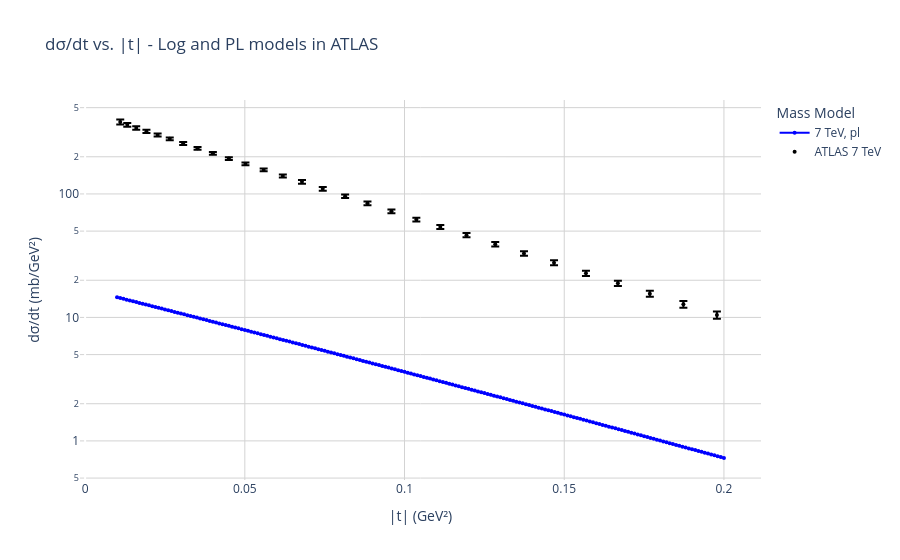

The cell this chart's notebook holds for it:
### Code cell
def add_differential_trace(fig, x, y, label, color='red', mg_model= 'log', legend=True, size = 4, width = 2):
    fig.add_trace(go.Scatter(
        x=x,
        y=y,
        mode='lines+markers',
        line=dict(color=color, width=width),
        marker=dict(size=size),
        name=f'{label}, {mg_model}',
        showlegend=legend,

    ))

def add_data_trace(fig, x, y, y_error, scale=1.0, color='black', size=4,
                           name=None, show_label=True, mode='markers'):
    fig.add_trace(go.Scatter(
        x=x,
        y=y * scale,
        mode=mode,
        marker=dict(color=color, size=size),
        error_y=dict(
            type='data',
            array=y_error * scale,
            visible=True
        ),
        name=name if show_label else None,
        showlegend=show_label
    ))

fig_atlas = go.Figure()


# for pl atlas
add_differential_trace(fig_atlas, dif_sigma_pl_atlas_7_q2, dif_sigma_pl_atlas_7_values,label='7 TeV', color='blue', mg_model='pl')

#data points
add_data_trace(fig_atlas, x_7_atlas, y_7_atlas, yerr_7_atlas, name='ATLAS 7 TeV', show_label=True, mode='markers')

# Atualiza layout
fig_atlas.update_layout(
    title='dσ/dt vs. |t| - Log and PL models in ATLAS',
    xaxis_title='|t| (GeV²)',
    yaxis_title='dσ/dt (mb/GeV²)',
    yaxis_type='log',
    legend_title='Mass Model',
    plot_bgcolor='white',
    hovermode='x unified'
)

fig_atlas.update_xaxes(gridcolor='lightgray')
fig_atlas.update_yaxes(gridcolor='lightgray')

# fig_atlas.show(renderer='browser')

### Figure 1 — Plotly figure (JSON) as saved in the notebook; plotly's stock layout.template omitted (floating-point values rounded to 4 significant figures; data arrays with more than 128 entries replaced by an {"elided": "..."} marker saying what was removed)
{"data": [{"line": {"color": "blue", "width": 2}, "marker": {"size": 4}, "mode": "lines+markers", "name": "7 TeV, pl", "showlegend": true, "type": "scatter", "x": {"elided": "191 float values"}, "y": {"elided": "191 float values"}}, {"error_y": {"array": [17.8, 12.7, 10.7, 9.8, 8.6, 7.8, 7.0, 6.2, 5.6, 5.0, 4.5, 4.1, 4.1, 4.3, 3.9, 3.2, 2.9, 2.6, 2.2, 2.0, 1.8, 1.6, 1.4, 1.3, 1.1, 0.91, 0.85, 0.8, 0.7], "type": "data", "visible": true}, "marker": {"color": "black", "size": 4}, "mode": "markers", "name": "ATLAS 7 TeV", "showlegend": true, "type": "scatter", "x": [0.011, 0.0132, 0.016, 0.0192, 0.0227, 0.0265, 0.0307, 0.0352, 0.04, 0.045, 0.0502, 0.0559, 0.0619, 0.0679, 0.0744, 0.0814, 0.0884, 0.0959, 0.1037, 0.1112, 0.1194, 0.1284, 0.1374, 0.1468, 0.1568, 0.1668, 0.1768, 0.1873, 0.1978], "y": [382.6, 363.2, 342.0, 320.9, 300.3, 279.4, 256.1, 234.3, 213.2, 193.3, 175.1, 156.5, 139.8, 125.5, 110.2, 95.8, 83.9, 72.4, 62.0, 54.1, 46.4, 39.2, 33.0, 27.7, 22.8, 18.88, 15.58, 12.77, 10.45]}], "layout": {"hovermode": "x unified", "legend": {"title": {"text": "Mass Model"}}, "plot_bgcolor": "white", "title": {"text": "dσ/dt vs. |t| - Log and PL models in ATLAS"}, "xaxis": {"gridcolor": "lightgray", "title": {"text": "|t| (GeV²)"}}, "yaxis": {"gridcolor": "lightgray", "title": {"text": "dσ/dt (mb/GeV²)"}, "type": "log"}}}
